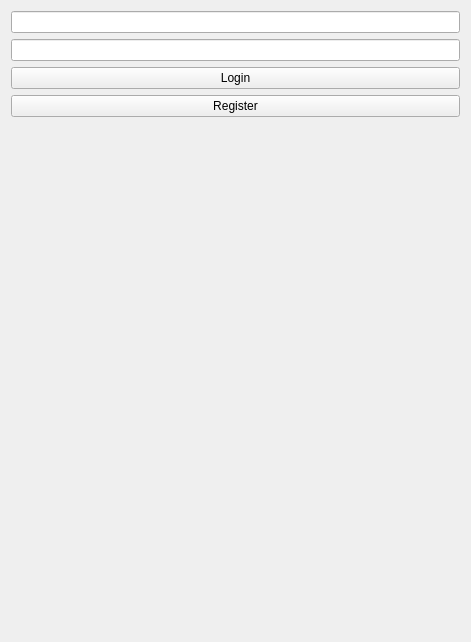
<?xml version="1.0" encoding="UTF-8"?>
<ui version="4.0">
 <class>loginwindow</class>
 <widget class="QWidget" name="loginwindow">
  <property name="geometry">
   <rect>
    <x>0</x>
    <y>0</y>
    <width>471</width>
    <height>642</height>
   </rect>
  </property>
  <property name="windowTitle">
   <string>Form</string>
  </property>
  <layout class="QVBoxLayout" name="verticalLayout">
   <item>
    <widget class="QLineEdit" name="cedulaEdit"/>
   </item>
   <item>
    <widget class="QLineEdit" name="passwordEdit">
     <property name="echoMode">
      <enum>QLineEdit::EchoMode::Password</enum>
     </property>
    </widget>
   </item>
   <item>
    <widget class="QPushButton" name="loginButton">
     <property name="text">
      <string>Login</string>
     </property>
    </widget>
   </item>
   <item>
    <widget class="QPushButton" name="registerButton">
     <property name="enabled">
      <bool>true</bool>
     </property>
     <property name="text">
      <string>Register</string>
     </property>
    </widget>
   </item>
   <item>
    <widget class="QLabel" name="messageLabel">
     <property name="text">
      <string/>
     </property>
    </widget>
   </item>
  </layout>
 </widget>
 <resources/>
 <connections/>
</ui>
